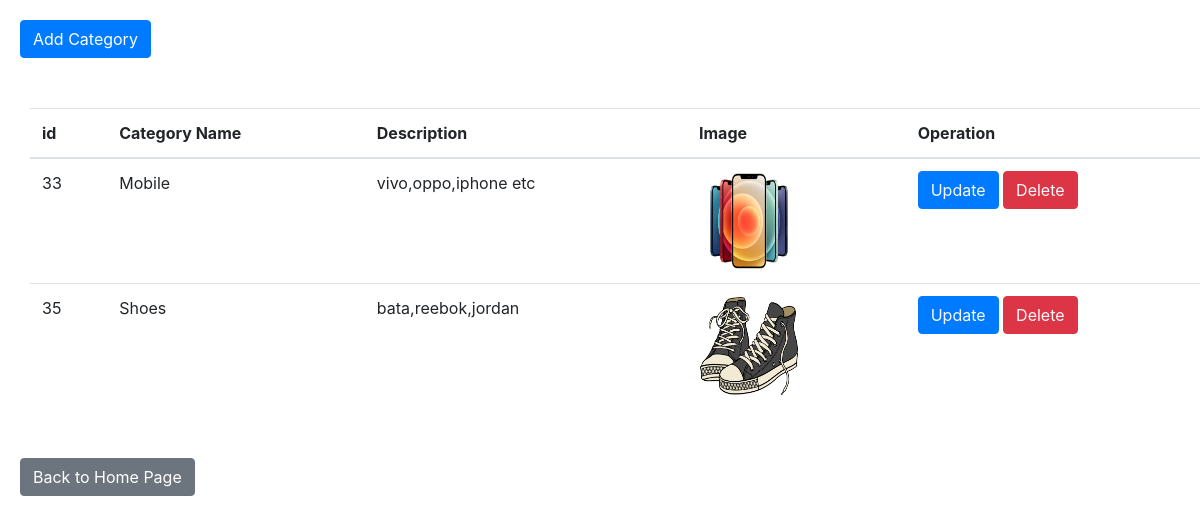
Screenshot of /show_categories.php with the database file from the repository.
### tables this page shows
CREATE TABLE `catagories` (
  `id` int(11) NOT NULL,
  `category_name` varchar(255) NOT NULL,
  `description` varchar(255) NOT NULL,
  `image` varchar(255) NOT NULL,
  `is_created` tinyint(4) NOT NULL DEFAULT current_timestamp(),
  `is_updated` tinyint(4) NOT NULL DEFAULT current_timestamp(),
  `is_deleted` tinyint(4) NOT NULL DEFAULT 0
);

### show_categories.php (the view, shortened to what this page needs)
<!doctype html>
<html lang="en">
<head>
  <link rel="stylesheet" href="https://cdn.jsdelivr.net/npm/bootstrap@4.0.0/dist/css/bootstrap.min.css">
</head>
<body>
<a href="category.php"><button type="button" class="btn btn-primary my-button">Add Category</button></a>
  <table class="table table-hover small-table" style="margin:30px">
    <thead>
      <tr>
        <th scope="col">id</th>
        <th scope="col">Category Name</th>
        <th scope="col">Description</th>
        <th scope="col">Image</th>
        <th scope="col">Operation</th>
      </tr>
    </thead>
    <tbody>
      <?php
      include "config.php";
      $query = "SELECT * FROM catagories where is_deleted =0";
      $result = mysqli_query($conn, $query);
      if (mysqli_num_rows($result) > 0) {
        while ($row = $result->fetch_assoc()) {
      ?>
          <tr>
            <td><?= $row['id'] ?></td>
            <td><?= $row['category_name'] ?></td>
            <td><?= $row['description'] ?></td>
            <td>
              <div class="img1">
                <img class="img-fluid" src="picture/<?= $row['image'] ?>">
              </div>
            </td>
            <td>
              <button class="btn btn-primary"><a href="update.php?updateid=<?= $row['id'] ?>" class="text-light">Update</a></button>
              <button class="btn btn-danger"><a href="delete.php?deleteid=<?= $row['id'] ?>" class="text-light">Delete</a></button>
            </td>
          </tr>
      <?php
        }
      } else {
        echo "no data found !!";
      }
      ?>
    </tbody>
  </table>
  <a href="my_home.php"><button type="button" class="btn btn-secondary my-button">Back to Home Page</button></a>
</body>
</html>

### show_categories.php (style rules this page uses)
.img1 { height: 100px; width: 100px; overflow: hidden; }
.img1 img { height: 100%; width: auto; display: block; margin: 0 auto; }
.my-button { margin: 20px; }

### rows the page displays
catagories: id "33", category_name "Mobile", description "vivo,oppo,iphone etc", image (picture)
catagories: id "35", category_name "Shoes", description "bata,reebok,jordan", image (picture)
